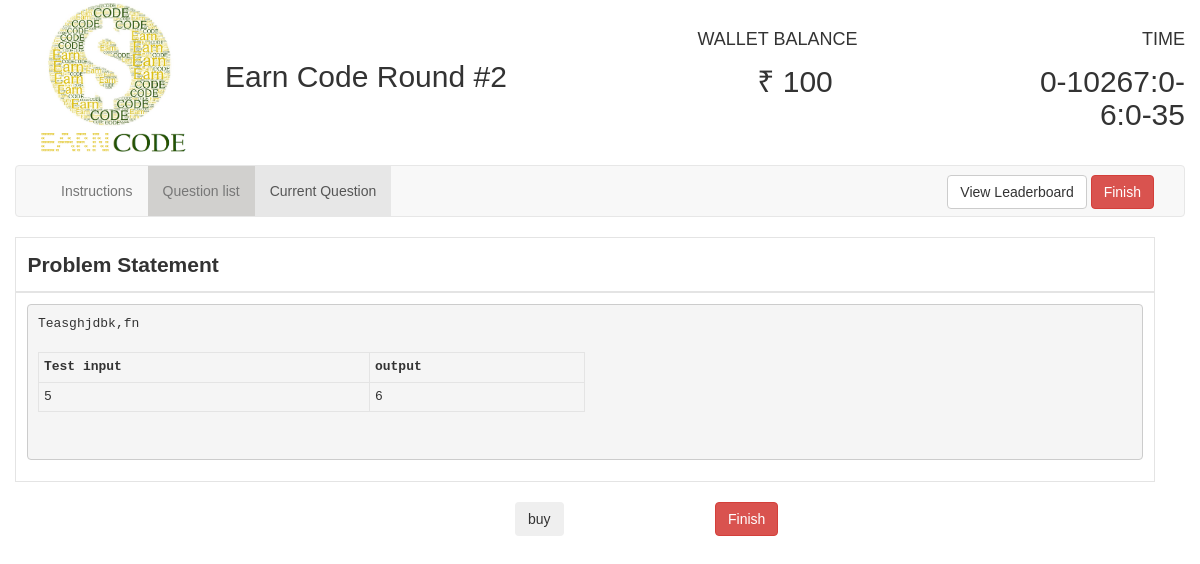
Page /comp/8/1/ on the earlier database version.
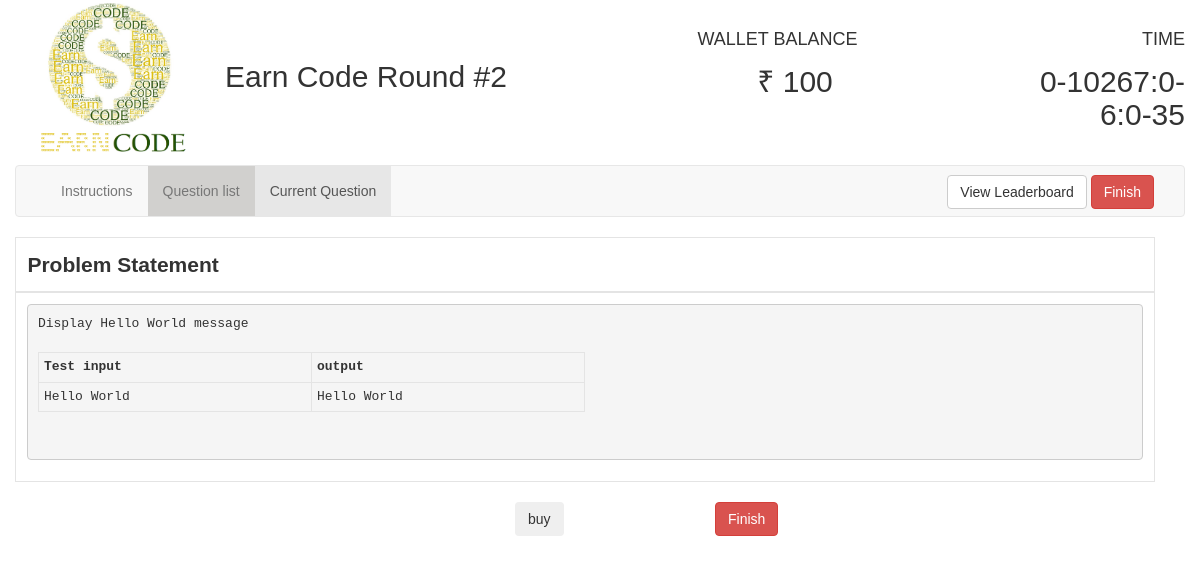
Same page on the later database version.
### round2/models.py (models this page shows, shortened)
class Question(models.Model):
    question = models.TextField(max_length=4000)
    question_title = models.CharField(max_length=2000)
    input = models.CharField(default=0, max_length=5000)
    correct_op = models.CharField(default=0, max_length=10000)
    explanation = models.CharField(max_length=7000)
    test_input = models.CharField(max_length=100000)
    test_output = models.CharField(max_length=10000)
    cost = models.IntegerField()
    user = models.ManyToManyField(User, null=True, through="Score")
    type = models.CharField(default="Easy", max_length=10)

### round2/views.py (the view)
# urls.py: url(r'^(?P<user_id>[0-9]+)/(?P<question_id>[0-9]+)/$', views.question_details, name='question_details'),
def question_details(request, user_id, question_id):
    selected_question = Question.objects.get(pk=question_id)
    current_user = User.objects.get(pk=user_id)
    try:
        score_object = Score.objects.get(user_f=current_user, question_f=selected_question)
        language = score_object.language_preferred
    except:
        language = 'c'
    input_file = str(question_id) + '_' + str(user_id)
    bought = False
    if current_user in selected_question.user.all():
        bought = True
    jsonDec = json.decoder.JSONDecoder()
    current_user.save()
    try:
        previous_code = open(input_file + '.'+language, 'r').read()
    except:
        previous_code = ""
    return render(request, 'round2/question_details.html',
                  {'pegs_id': int("3"), 'bought': bought, 'selected_question': selected_question,
                   'question_id': selected_question.pk,
                   'user_id': user_id, 'submitted_code': previous_code,
                   'remaining_time': current_user.end_time - time.time(),
                   'money': current_user.money, 'language':language})

### round2/templates/round2/question_details.html (shortened to what this page needs)
<!DOCTYPE html>
<html>
{% load staticfiles %}
<head xmlns:position="http://www.w3.org/1999/xhtml">
    <link href="{% static '/css/font.css' %}" rel="stylesheet">
    <link rel="stylesheet"
          href="{% static '/css/jquery-ui.min.css' %}">
    <link rel="stylesheet" href="{% static '/css/bootstrap.min.css' %}">
</head>
<body>
<div class="container-fluid">
    <div class="container">
        <div class="row">
            <div class="col-md-2">
                <img alt="EarnCode"
                     src="{% static '/round2/images/ea.png' %}" width="100%">
            </div>
            <div class="col-md-4">
                <h2 style="margin-top: 60px;">Earn Code Round #2</h2>
            </div>
            <div class="col-md-2 col-md-offset-1">
                <div class="row"><h4 style="margin-top: 30px; margin-bottom: -5px;">WALLET BALANCE</h4></div>
                <div class="row text-center"><h2><span id="">&#8377; {{ money }}</span></h2></div>
            </div>
            <div class="col-md-2 col-md-offset-1 text-right">
                <div class="row"><h4 style="margin-top: 30px; margin-bottom: -5px;">TIME</h4></div>
                <div class="row"><h2><span id="time1">time</span></h2></div>
            </div>
        </div>
    </div>
    <nav class="navbar navbar-default">
        <div class="container-fluid">
            <div class="collapse navbar-collapse" id="bs-example-navbar-collapse-1">
                <ul class="nav navbar-nav">
                    <li id="instruction_tab"><a onclick="showInstructions();">Instructions</a></li>
                    <li><a href= {% url 'round2:question' user_id %}>Question list</a>
                    <li class="active" id="question_tab"><a onclick="showCurrentQuestion()">Current Question</a>
                    </li>
                </ul>
                <form action="{% url 'round2:leaderboard' user_id %}" method="post" class="navbar-form navbar-right"
                      style="margin-bottom: -8px;margin-top: 1px;">
                    <button type="submit" class="btn btn-default navbar-btn" id="leader" name="leader">View
                        Leaderboard
                    </button>
                    <button type="button" class="btn btn-default navbar-btn btn-danger" onclick="prompt_user()">
                        Finish
                    </button>
                </form>
            </div>
        </div>
    </nav>
    <div class="container" id="question_view">
        <div id="problem_title" class="row" style="margin-bottom: 0px; font-weight: bold;font-size:150%; ">Problem
            Statement
        </div>
        <div id="question" class="row" style="font-size:140%;">
        <pre>{{ selected_question.question }}
        <table style="width:50%">
          <tr>
            <th>Test input</th>
            <th>output</th>
          </tr>
          <tr>
            <td rowspan="2">{{ selected_question.test_input }}</td>
            <td rowspan="2">{{ selected_question.test_output }}</td>
          </tr>
        </table>
        </pre>
        </div>
        <div class="row">
            <br>
            <div class="row">
                {% if not bought %}
                    <div class="col-md-2 col-md-offset-5">
                        <input class="btn" type="submit" name="buy" value="buy" id="buy" onclick="buy_question()">
                    </div>
                    <div class="col-md-2">
                        <button class="btn btn-danger" onclick="prompt_user()">Finish</button>
                    </div>
                {% else %}
                    <div class="col-md-1">
                        <button class="btn btn-danger" onclick="prompt_user()">Finish</button>
                    </div>
                {% endif %}
            </div>
        </div>
    </div>
</div>
</body>
{% load static %}
<link rel="stylesheet" href="{% static 'codemirror.css' %}">
</html>

Differences in the rows shown:
changed Question: question "Teasghjdbk,fn" → "Display Hello World message"; test_input "5" → "Hello World"; test_output "6" → "Hello World"
